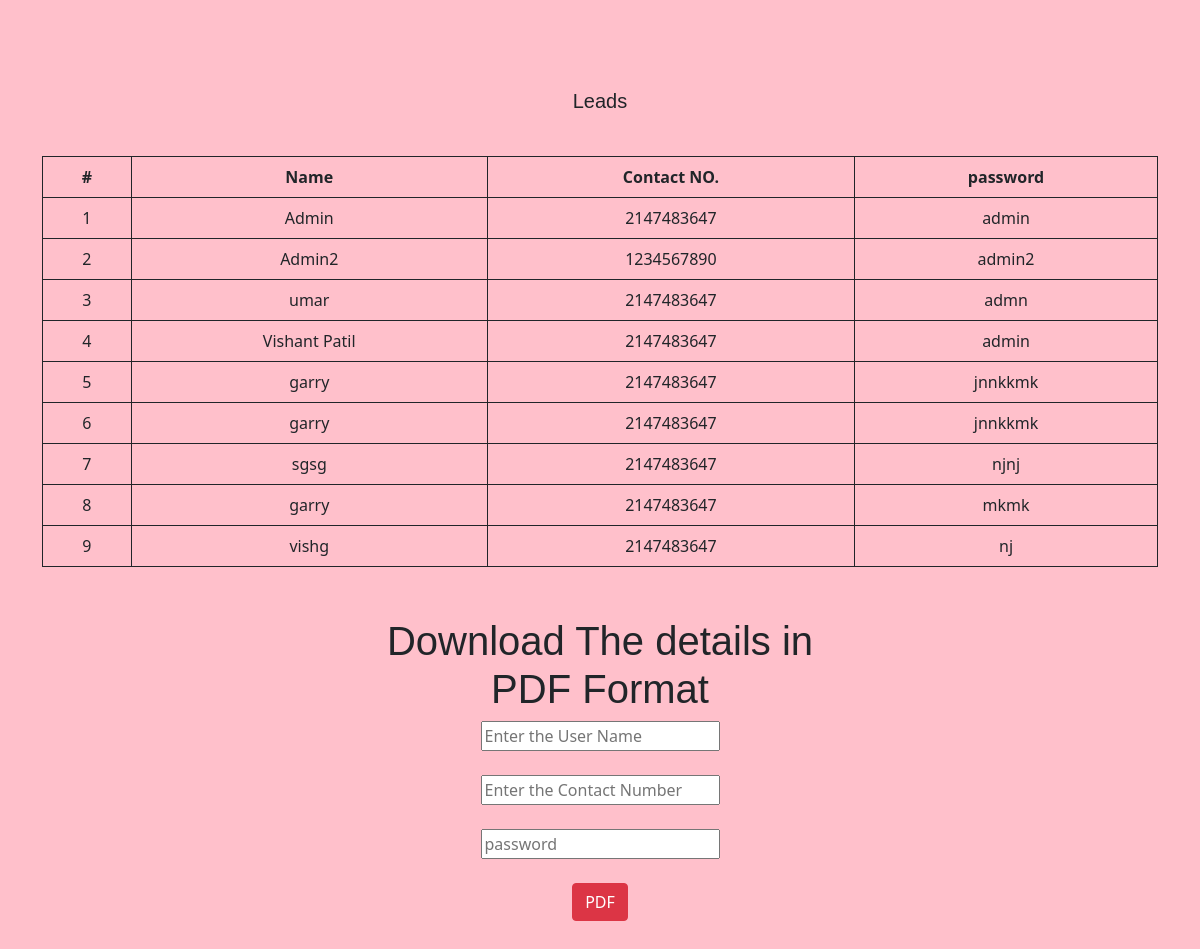
The page /leads.php on the database its author committed.
### tables this page shows
CREATE TABLE `details` (
  `id` int(64) NOT NULL,
  `name` text NOT NULL,
  `contact` int(128) NOT NULL,
  `pass` varchar(128) NOT NULL
);

### required/functions.php (called while the page is built, shortened)
<?php
	     function db_all($sql_query){
		include('db_connection.php');
		$query = mysqli_query($con,$sql_query);
		$rows = array();
        while ($row = mysqli_fetch_assoc($query))
        {
            $rows[] = $row;
        }
        return $rows;
	}
?>

### leads.php (the view, shortened to what this page needs)
<?php
      include('required/db_connection.php');
      include('required/functions.php');
?>
<!DOCTYPE html>
<html lang="en">
<head>
    <link href="assets/css/style.css" rel="stylesheet">
    <link href="https://cdn.jsdelivr.net/npm/bootstrap@5.0.0-beta1/dist/css/bootstrap.min.css" rel="stylesheet"
>
</head>
<body>
    <div class="container">
    <strong><bold><h1 class="lead">Leads</h1></bold></strong> <br><br>
        <div class="height d-flex justify-content-center align-items-center">
            <table class="table table-bordered">
                <thead>
                    <bold>
                        <tr>
                            <th scope="col">#</th>
                            <th scope="col">Name</th>
                            <th scope="col">Contact NO.</th>
                            <th scope="col">password</th>
                        </tr>
                </thead>
                <tbody>
                     <?php
                        $query_emplyee = "SELECT * FROM details";
                        $employee_data = db_all($query_emplyee);
                        $emp_string="";
                        foreach( $employee_data  AS $employee_row)
                        {
                           $emp_string .="
                             <tr>
                                <form action='pdf.php' method='POST'>
                                <td  style='text-align:center';>".$employee_row['id']."</td>
                                <td  style='text-align:center';>".$employee_row['name']."</td>
                                <td  style='text-align:center';>".$employee_row['contact']."</td>
                                <td  style='text-align:center';>".$employee_row['pass']."</td>
                                </form>
                             </tr>";
                        }
                           echo $emp_string;
                    ?>
                </tbody>
            </table>
        </div><br><br>
<div class="col-md-12 d-flex justify-content-center">
    <div class=" col-md-5 ">
        <form method="POST" action="pdf.php">
            <h1>Download The details in PDF Format</h1>
			<div class="form-input">
				<input type="text" id="name4" name="name4" placeholder="Enter the User Name"/>
			</div><br>
            <div class="form-input">
				<input type="text" id="Contact4" name="Contact4" placeholder="Enter the Contact Number"/>
			</div><br>
			<div class="form-input">
				<input type="password" id="password4" name="password4" placeholder="password"/>
			</div><br>
			<button class='btn btn-danger' type='pdf' name='pdf' id='pdf'>PDF</button>
		</form>
        </div>
        </div><br><br>
    </div>
</body>
</html>

### assets/css/style.css (style rules this page uses)
body { font-family: "Open Sans", sans-serif; color: #585a61; }
h1, h2, h3, h4, h5, h6 { font-family: "Raleway", sans-serif; }

### leads.php (style rules this page uses)
.container { background-color: pink; }
body { background-color: pink; text-align: center; }
.height { height: 50vh; }
.table { border: 1px solid; }
.lead { padding-top: 8%; margin-left: 0%; }

### rows shown on the page
details: id "1", name "Admin", contact "2147483647", pass "admin"
details: id "2", name "Admin2", contact "1234567890", pass "admin2"
details: id "3", name "umar", contact "2147483647", pass "admn"
details: id "4", name "Vishant Patil", contact "2147483647", pass "admin"
details: id "5", name "garry", contact "2147483647", pass "jnnkkmk"
details: id "6", name "garry", contact "2147483647", pass "jnnkkmk"
details: id "7", name "sgsg", contact "2147483647", pass "njnj"
details: id "8", name "garry", contact "2147483647", pass "mkmk"
details: id "9", name "vishg", contact "2147483647", pass "nj"
